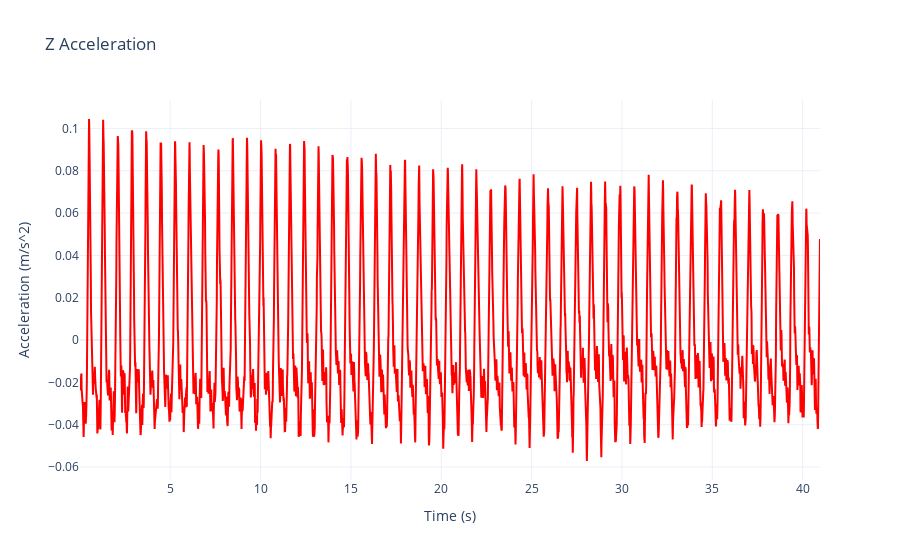

The code cell stored with this chart in its notebook:
### Code cell
utils.plotly_acceleration(df_ready, label)

### Figure 1 — Plotly figure (JSON) as saved in the notebook; plotly's stock layout.template omitted (floating-point values rounded to 4 significant figures; data arrays with more than 128 entries replaced by an {"elided": "..."} marker saying what was removed)
{"data": [{"line": {"color": "red"}, "mode": "lines", "name": "Z", "type": "scatter", "x": {"elided": "4096 float values"}, "y": {"elided": "4096 float values"}}], "layout": {"title": {"text": "Z Acceleration"}, "xaxis": {"title": {"text": "Time (s)"}}, "yaxis": {"title": {"text": "Acceleration (m/s^2)"}}}}
